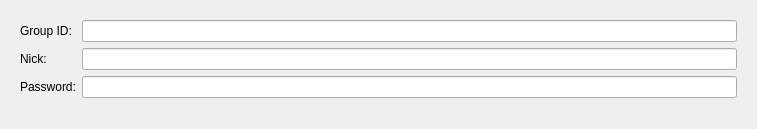
<?xml version="1.0" encoding="UTF-8"?>
<ui version="4.0">
 <class>GroupJoinWidget</class>
 <widget class="QWidget" name="GroupJoinWidget">
  <property name="geometry">
   <rect>
    <x>0</x>
    <y>0</y>
    <width>757</width>
    <height>129</height>
   </rect>
  </property>
  <property name="windowTitle">
   <string/>
  </property>
  <layout class="QVBoxLayout" name="verticalLayout">
   <item>
    <widget class="QStackedWidget" name="TargetPages_">
     <widget class="QWidget" name="GroupPage_">
      <layout class="QFormLayout" name="formLayout">
       <item row="0" column="0">
        <widget class="QLabel" name="label">
         <property name="text">
          <string>Group ID:</string>
         </property>
        </widget>
       </item>
       <item row="0" column="1">
        <widget class="QLineEdit" name="GroupId_">
         <property name="clearButtonEnabled">
          <bool>true</bool>
         </property>
        </widget>
       </item>
       <item row="1" column="0">
        <widget class="QLabel" name="label_2">
         <property name="text">
          <string>Nick:</string>
         </property>
        </widget>
       </item>
       <item row="1" column="1">
        <widget class="QLineEdit" name="Nick_">
         <property name="clearButtonEnabled">
          <bool>true</bool>
         </property>
        </widget>
       </item>
       <item row="2" column="0">
        <widget class="QLabel" name="label_3">
         <property name="text">
          <string>Password:</string>
         </property>
        </widget>
       </item>
       <item row="2" column="1">
        <widget class="QLineEdit" name="Password_">
         <property name="clearButtonEnabled">
          <bool>true</bool>
         </property>
        </widget>
       </item>
      </layout>
     </widget>
     <widget class="QWidget" name="ConfPage_">
      <layout class="QVBoxLayout" name="verticalLayout_2">
       <item>
        <widget class="QLabel" name="InviteText_">
         <property name="text">
          <string/>
         </property>
        </widget>
       </item>
       <item>
        <spacer name="verticalSpacer">
         <property name="orientation">
          <enum>Qt::Orientation::Vertical</enum>
         </property>
         <property name="sizeHint" stdset="0">
          <size>
           <width>20</width>
           <height>40</height>
          </size>
         </property>
        </spacer>
       </item>
      </layout>
     </widget>
    </widget>
   </item>
  </layout>
 </widget>
 <resources/>
 <connections/>
</ui>
